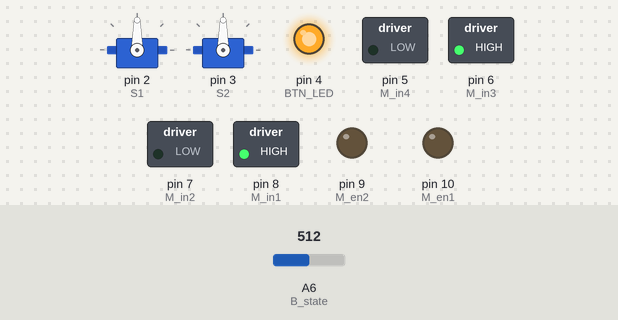
The sketch below on a simulated Arduino Mega 2560, built with avr-gcc and run on an emulated ATmega2560. On the bench: 2 × servo, switched loads named in the sketch (green lamp = pin HIGH), output pins drawn as LEDs (lit = HIGH). Wiring (inferred from the names in the program): ADXL345 accelerometer at I2C address 0x53. Dashed ring = blinking. The test bench sets the inputs (shaded band); at power-on: A6 (B_state) = 512.

Above: at 1.2 s.
1.3 s: A6 (B_state) set to 217
2.8 s: A6 (B_state) set to 190
At 2.91 s:
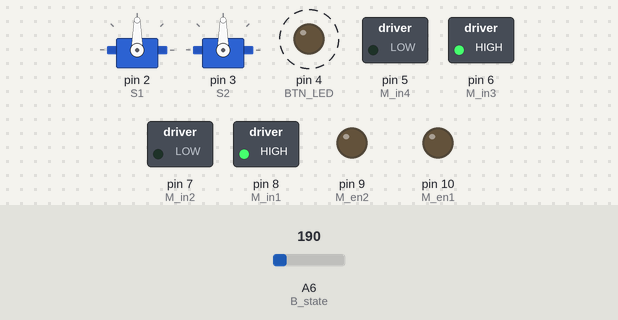
5.8 s: A6 (B_state) set to 210
At 6.4 s:
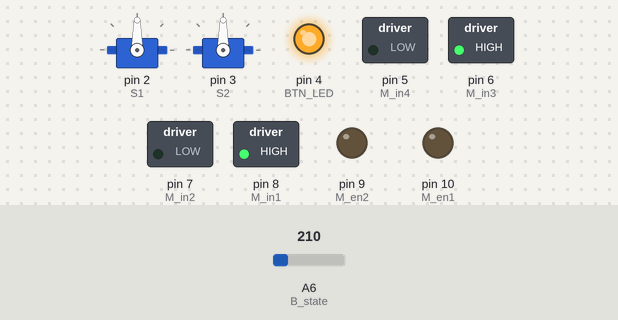
12.3 s: A6 (B_state) set to 122
At 12.61 s:
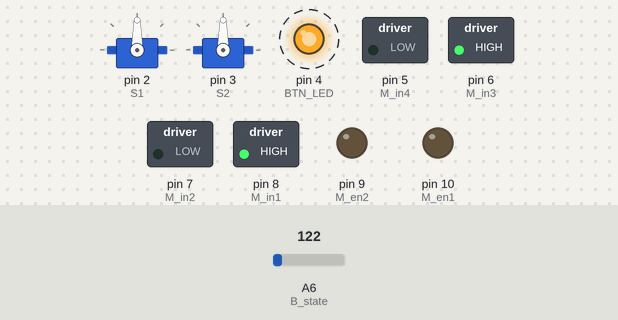
Timing chart, 0 to 16.3 s (numbered marks = the images above; inputs shaded):
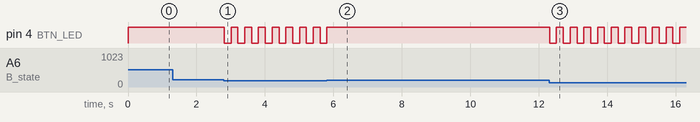

Measured:
- the behaviour switches between 200 and 199 on A6 (B_state) (found by bisection; images 0 and 1)
- after the input at 1.3 s, every drawn part: stays the same
- after the input at 2.8 s, pin 4 (BTN_LED): alternates HIGH for 0.20 s and LOW for 0.20 s, starting at once
- after the input at 5.8 s, pin 4 (BTN_LED): goes on until 5.8 s, then stays HIGH
- after the input at 12.3 s, pin 4 (BTN_LED): alternates HIGH for 0.20 s and LOW for 0.20 s, starting at once

The sketch:

robot.ino
```cpp
#include <Servo.h>
#include <Wire.h>
#include <string.h>

// Connections
//TX -> Bluetooth RX
//RX -> Bluetooth TX
#define B_state A6 // Bluetooth State

#define S1 2 // Servo 1
#define S2 3 // Servo 2

#define BTN_LED 4 // base of button LED transistor

#define M_in1 8 // Motor controller INT1
#define M_in2 7 // Motor controller INT2
#define M_in3 6 // Motor controller INT3
#define M_in4 5 // Motor controller INT4
#define M_en1 10 // Motor controller EN1
#define M_en2 9 // Motor controller EN2

#define Hall1 A1 // Hall sensor 1
#define Hall2 A2 // Hall sensor 2
#define Hall3 A3 // Hall sensor 3

//SDA () -> Accelerometer SDA
//SCL () -> Accelerometer SCL
int ADXL345 = 0x53; // The ADXL345 sensor I2C address
float X_out, Y_out, Z_out;  // Outputs
int battery = 0;

#define Bat A7 // Batery Tention bridge | 12V -> R1=100Ω R2=220Ω


Servo servo1;
Servo servo2;

void setup() {
  //bluetooth setup
  Serial.begin(9600);
  Serial1.begin(9600);
  pinMode(B_state, INPUT);

  //servo setup
  servo1.attach(S1);
  servo1.write(90);
  servo2.attach(S2);
  servo2.write(90);

  //motor control
  pinMode(M_in1, OUTPUT);
  pinMode(M_in2, OUTPUT);
  pinMode(M_in3, OUTPUT);
  pinMode(M_in4, OUTPUT);
  pinMode(M_en1, OUTPUT);
  pinMode(M_en2, OUTPUT);

  //motor default direction
  digitalWrite(M_in1, HIGH);
  digitalWrite(M_in2, LOW);
  digitalWrite(M_in3, HIGH);
  digitalWrite(M_in4, LOW);

  //setup button LED
  pinMode(BTN_LED, OUTPUT);
  digitalWrite(BTN_LED, HIGH);

  //setup acclelerometer
  Wire.begin();
  Wire.beginTransmission(ADXL345);
  Wire.write(0x2D);
  Wire.write(8);
  Wire.endTransmission();
  delay(10);
}

void loop() {
  //await bluetooth connection
  if (analogRead(B_state) < 200){
    digitalWrite(BTN_LED, !digitalRead(BTN_LED));
    analogWrite(M_en1,0);
    analogWrite(M_en2,0);
    delay(200);
    return;
  }
  digitalWrite(BTN_LED, HIGH);
  delay(20);

  //read commands if avaliable
  char out[255];
  out[0] = NULL;
  while (Serial1.available() > 0) {
    Serial.println(Serial1.available());
    char cmm[4];
    cmm[3] = NULL;

    Serial1.readBytes(cmm, 3);
    int value = Serial1.parseInt();
    parseCommand(cmm, value, out);

    battery = (int(100*(analogRead(Bat)-385)/72) + (battery*8))/9;

    Serial.println(Serial1.available());
    //clear CR & LF from buffer
    if (Serial1.available() < 3) {
      Serial1.read();
      delay(1);
      Serial1.read();

      if (out[0] != NULL) {
        Serial1.println(out);
      }
    }
    delay(5);
  }
}

int get_motor_speed(int percentage) {
  if (percentage == 0) return 0;
  return int(abs(63.75 + (float)percentage * 1.9125));
}

void parseCommand(char* cmm, int value, char* out) {
  if (strcmp(cmm,"LFT") == 0) {
    analogWrite(M_en1,get_motor_speed(value));
    if (value < 0) {
      digitalWrite(M_in1, LOW);
      digitalWrite(M_in2, HIGH);
    } else {
      digitalWrite(M_in1, HIGH);
      digitalWrite(M_in2, LOW);
    }
  }

  else if (strcmp(cmm,"RGT") == 0) {
    Serial.println("test");
    analogWrite(M_en2,get_motor_speed(value));
    if (value < 0){
      digitalWrite(M_in3, LOW);
      digitalWrite(M_in4, HIGH);
    } else {
      digitalWrite(M_in3, HIGH);
      digitalWrite(M_in4, LOW);
    }
  }

  else if (strcmp(cmm,"ARM") == 0) {
    servo1.write(90+(value*-30));
    servo2.write(90+(value*30));
  }

  else if (strcmp(cmm,"BAT") == 0) {
    strcat(out,"BAT");
    char buf[16];
    itoa(battery, buf, 10);
    strcat(out, buf);
  }

  else if (strcmp(cmm,"LIV") == 0) {
    int lives = 0;
    lives += 1-digitalRead(Hall1);
    lives += 1-digitalRead(Hall2);
    lives += 1-digitalRead(Hall3);
    strcat(out,"LIV");
    char buf[16];
    itoa(lives, buf, 10);
    strcat(out, buf);
  }

  else if (strcmp(cmm,"FLP") == 0) {
    Wire.beginTransmission(ADXL345);
    Wire.write(0x36);
    Wire.endTransmission(false);
    Wire.requestFrom(ADXL345, 2, true);
    Z_out = ( Wire.read()| Wire.read() << 8);
    Z_out = Z_out/256;

    strcat(out,"FLP");
    if (Z_out >= 0) {
      strcat(out,"0");
    }
    else {
      strcat(out,"1");
    }
  }
}
```
